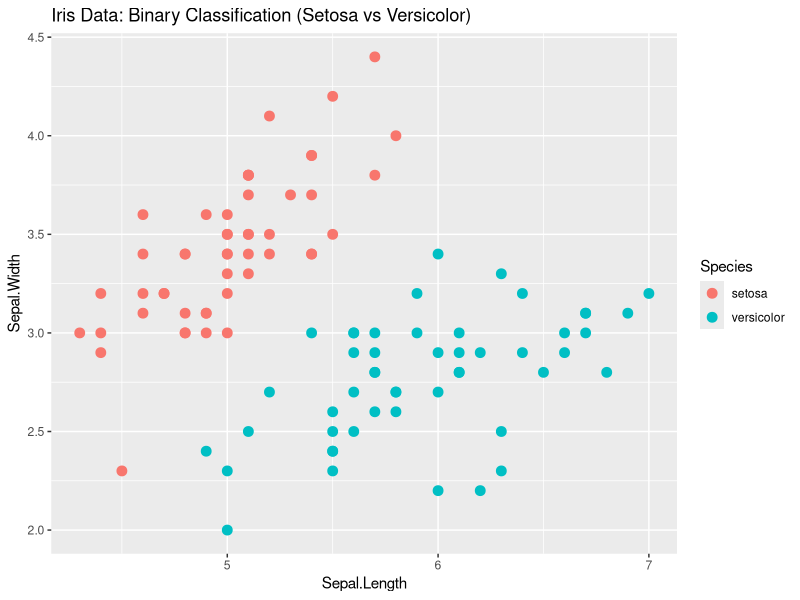
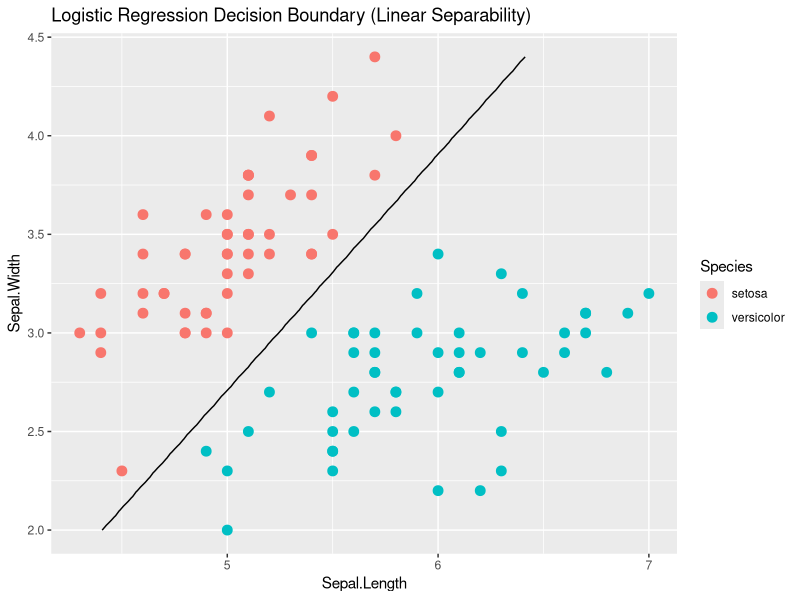

R code for these plots, in order:
# Load required libraries
library(ggplot2)   # For plotting
library(dplyr)     # For data manipulation

# Step 1: Prepare data
# --------------------
# Use only two species from the iris dataset for binary classification
iris_binary <- iris %>%
  filter(Species != "virginica")  # Keep only 'setosa' and 'versicolor'

# Step 2: Visualize the data
# --------------------------
# Plot Sepal.Length vs Sepal.Width, color by species
ggplot(iris_binary, aes(x = Sepal.Length, y = Sepal.Width, color = Species)) +
  geom_point(size = 3) +
  labs(title = "Iris Data: Binary Classification (Setosa vs Versicolor)")

# Step 3: Fit Logistic Regression Model
# -------------------------------------
# Logistic regression for binary classification
model <- glm(Species ~ Sepal.Length + Sepal.Width, data = iris_binary, family = "binomial")

# View summary of the model
summary(model)

# Step 4: Add Decision Boundary to Plot
# -------------------------------------
# Create a grid of values for plotting decision boundary
x_vals <- seq(min(iris_binary$Sepal.Length), max(iris_binary$Sepal.Length), length.out = 100)
y_vals <- seq(min(iris_binary$Sepal.Width), max(iris_binary$Sepal.Width), length.out = 100)
grid <- expand.grid(Sepal.Length = x_vals, Sepal.Width = y_vals)

# Predict probabilities for grid
grid$prob <- predict(model, newdata = grid, type = "response")

# Step 5: Plot decision boundary (prob = 0.5)
# -------------------------------------------
ggplot(iris_binary, aes(x = Sepal.Length, y = Sepal.Width, color = Species)) +
  geom_point(size = 3) +
  geom_contour(data = grid, aes(z = prob), breaks = 0.5, color = "black") +
  labs(title = "Logistic Regression Decision Boundary (Linear Separability)")
